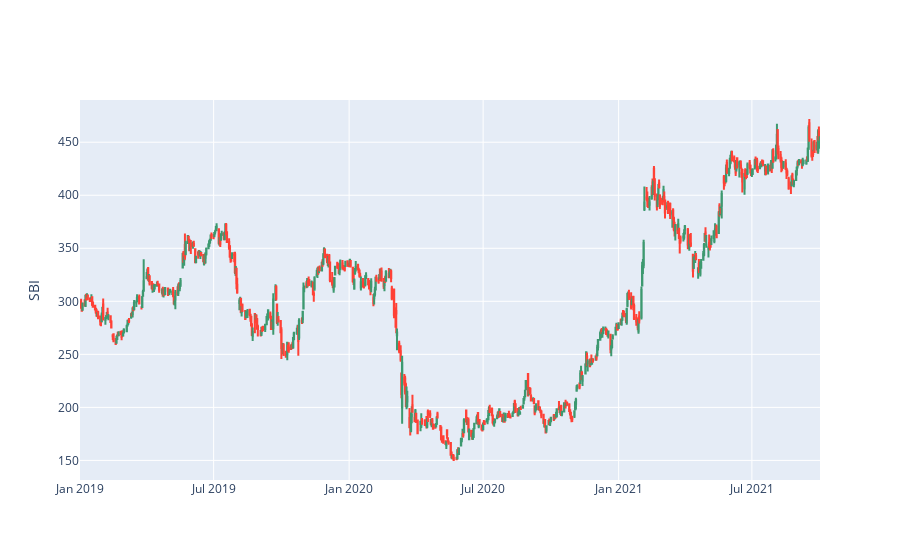

The code cell stored with this chart in its notebook:
### Code cell
x1=df_dict['SBI']
fig = go.Figure(data=[go.Candlestick(x=x1.index,
                open=x1['Open'],
                high=x1['High'],
                low=x1['Low'],
                close=x1['Close'])])

fig.update_layout(xaxis_rangeslider_visible=False, yaxis_title = 'SBI')

fig.show()

### Figure 1 — Plotly figure (JSON) as saved in the notebook; plotly's stock layout.template omitted (floating-point values rounded to 4 significant figures; data arrays with more than 128 entries replaced by an {"elided": "..."} marker saying what was removed)
{"data": [{"close": {"elided": "678 float values"}, "high": {"elided": "678 float values"}, "low": {"elided": "678 float values"}, "open": {"elided": "678 float values"}, "type": "candlestick", "x": {"elided": "678 str values"}}], "layout": {"xaxis": {"rangeslider": {"visible": false}}, "yaxis": {"title": {"text": "SBI"}}}}
